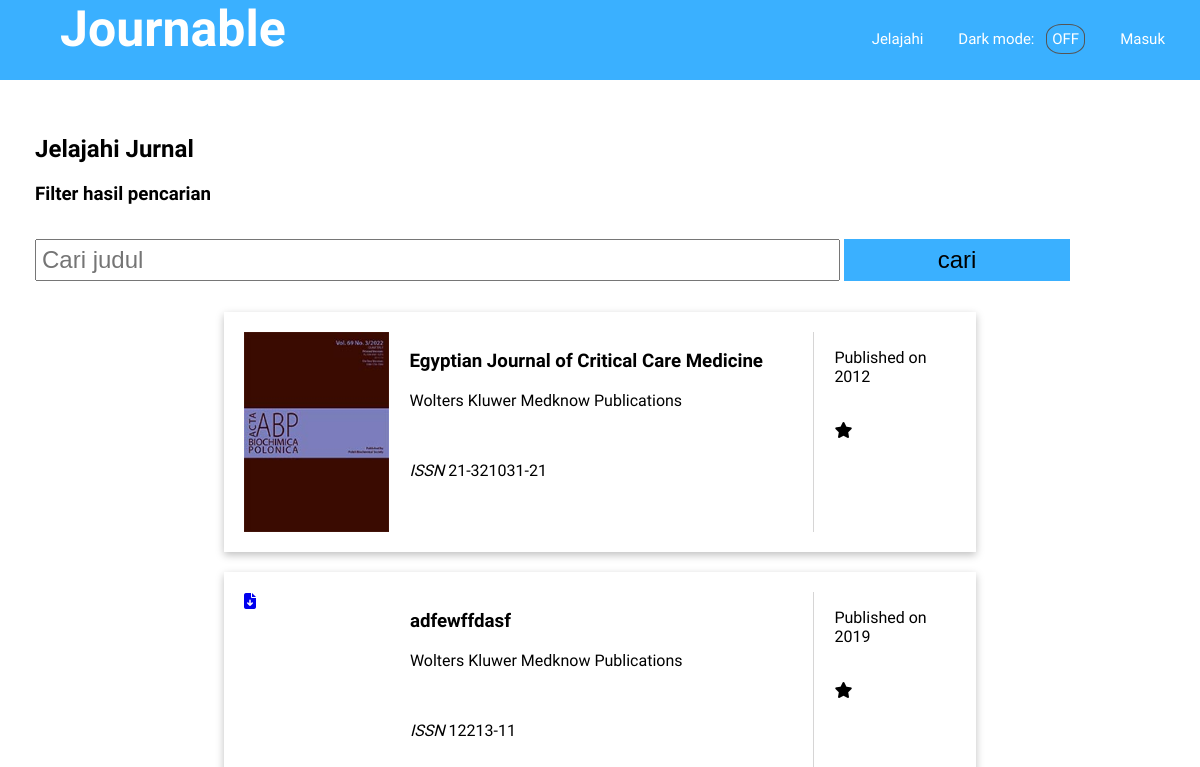
/users/browse.php, run on the app's committed database.
### tables this page shows
CREATE TABLE `journal` (
  `id` int(10) UNSIGNED NOT NULL,
  `id_publisher` int(10) UNSIGNED NOT NULL,
  `title` varchar(255) NOT NULL,
  `published_date` year(4) NOT NULL,
  `category` varchar(64) DEFAULT NULL,
  `last_updated` datetime DEFAULT NULL,
  `issn` varchar(20) NOT NULL,
  `cover_filename` varchar(255) DEFAULT NULL,
  `journal_filename` varchar(255) DEFAULT NULL
);

CREATE TABLE `publisher` (
  `id` int(10) UNSIGNED NOT NULL,
  `name` varchar(100) NOT NULL,
  `email` varchar(255) NOT NULL,
  `password` varchar(255) NOT NULL,
  `username` varchar(64) DEFAULT NULL
);

### users/browse.php (the view, shortened to what this page needs)
<!DOCTYPE html>
<html lang="en">
<head>
    <link rel="stylesheet" href="../stylesheet/style-header-footer.css" />
    <link rel="stylesheet" href="stylesheet/browse.css" />
    <link rel="stylesheet" href="https://cdnjs.cloudflare.com/ajax/libs/font-awesome/6.2.0/css/all.min.css" />
</head>
<body>
    <?php
    include('../includes/header.php');
    ?>
    <div class="all-container">
        <h2>Jelajahi Jurnal</h2>
        <aside class="filter">
            <h3>Filter hasil pencarian</h3>
            <div class="searching">
                <form action="" method="get">
                    <input type="text" name="search" placeholder="Cari judul" class="search">
                    <input type="submit" name="submit" value="cari" class="cari">
                </form>
            </div>
        </aside>
        <main>
            <ul class="search-results">
                <?php
                require "../php/config.php";
                if (isset($_GET['submit'])) {
                    $search = $_GET['search'];
                    $query = mysqli_query(
                        $db,
                        "SELECT journal.id,
                            title,
                            issn,
                            published_date,
                            cover_filename,
                            journal_filename,
                            publisher.name
                    FROM journal
                    JOIN publisher ON journal.id_publisher = publisher.id
                    WHERE title LIKE '%$search%'"
                    );
                } else {
                    $query = mysqli_query(
                        $db,
                        "SELECT journal.id,
                            title,
                            issn,
                            published_date,
                            cover_filename,
                            journal_filename,
                            publisher.name
                    FROM journal
                    JOIN publisher ON journal.id_publisher = publisher.id"
                    );
                }
                while ($row = mysqli_fetch_assoc($query)) {
                ?>
                    <li class="card">
                    <?php
                    $journal_filename = $row['journal_filename'];
                    $cover_filename = $row['cover_filename'];
                    if (!$journal_filename) {
                        $journal_filename = '#';
                    }
                    if ($cover_filename) {
                        $title = $row['title'];
                        echo "<a href='../publisher/$journal_filename'>
                            <img src = '../publisher/$cover_filename' alt = 'Cover $title' height = '200px'>
                        </a>";
                    } else {
                        echo "<a href='$journal_filename'>
                            <div style='height: 200px; width: 146px'>
                                <i class='fa-solid fa-file-arrow-down'></i>
                            </div>
                        </a>";
                    }
                    ?>
                    <div class="search-result-main">
                        <h3><?= $row['title'] ?></h3>
                        <p><?= $row['name'] ?></p>
                        <br>
                        <p><i>ISSN </i><?= $row['issn'] ?></p>
                    </div>
                    <aside class="search-result-aside">
                        <p>Published on <?= $row['published_date'] ?></p>
                        <br>
                        <a href="addBookmark.php?id=<?= $row['id'] ?>" class="icon-class" style="text-decoration: none; color: black;"><i
                                    class="fa-solid fa-star" style="display: inline-block;"></i></a>
                    </aside>
                </li>
                <?php
            }
            ?>
            </ul>
        </main>
    </div>
</body>
</html>

### includes/header.php (shortened to what this page needs)
<div class="header">
    <div class="header-logo"><a href="../index.php">Journable</a></div>
    <div class="header-list" id="headerId">
        <ul>
            <?php
            if (isset($_SESSION['loginUser'])) {
                echo "<li><a href='browse.php'>Jelajahi</a></li>";
                echo "<li><a href='bookmark.php'>Bookmark</a></li>";
                echo "<li><a href='profil.php'>Profil</a></li>";
                echo "<li>Dark mode: <span class='change'>OFF</span></li>";
                echo "<li><a href='includes/logout.php'>Keluar</a></li>";
            } else {
                echo "<li><a href='/users/browse.php'>Jelajahi</a></li>";
                echo "<li>Dark mode: <span class='change'>OFF</span></li>";
                echo "<li><a href='/pilihLogin.php'>Masuk</a></li>";
            }
            ?>
        </ul>
    </div>
</div>

### stylesheet/style-header-footer.css (style rules this page uses)
body { font-family: "Work Sans", sans-serif; margin: 0; padding: 0; }
.header { background-color: #3ab0ff; color: white; min-height: 10vh; width: 100%; box-sizing: border-box; display: flex; justify-content: center; }
.header-logo { font-family: "Gentium Plus", serif; font-weight: 700; font-size: 50px; float: left; padding-left: 5vw; }
.header-logo a { text-decoration: none; color: white; text-align: center; }
.header-list { flex: 1; text-align: right; }
.header-list ul { margin: 0; }
.header-list ul li { font-size: 15px; list-style: none; display: inline-block; margin-right: 35px; margin-top: 30px; margin-bottom: 20px; }
.header-list ul li a { text-decoration: none; color: white; }
.change { cursor: pointer; border: 1px solid #555; border-radius: 40%; width: 20px; text-align: center; padding: 5px; margin-left: 8px; }

### users/stylesheet/browse.css (style rules this page uses)
img { float: left; display: block; }
.all-container { padding: 35px }
.card { box-shadow: rgb(0 0 0 / 25%) 0px 3px 8px; list-style-type: none; padding: 20px; margin-bottom: 20px; overflow: auto; display: flex; flex-flow: row; }
.search-result-main { border-right: 1px solid rgba(92, 89, 86, 0.25); width: 70%; float: left; padding-left: 20px; padding-right: 20px; }
.search-result-aside { padding-left: 20px; padding-right: 20px; float: left; }
.search-results { padding: 0; }
.filter { width: 100%; }
.filter input[type=text] { width: 70%; margin: 15px 0; padding: 5px; font-size: 3vh; }
.filter input[type=submit] { background-color: #3AB0FF; cursor: pointer; border: 2; border-style: solid; border-color: #3AB0FF; color: black; width: 20%; margin: 15px 0; padding: 5px; font-size: 3vh; }
main { width: 100%; height: 100%; display: flex; justify-content: space-around; align-items: center; flex-wrap: wrap; }

### data on the page
journal: cover_filename (picture), title "Egyptian Journal of Critical Care Medicine", id_publisher.name "Wolters Kluwer Medknow Publications", issn "21-321031-21", published_date "2012"
journal: title "adfewffdasf", id_publisher.name "Wolters Kluwer Medknow Publications", issn "12213-11", published_date "2019"
